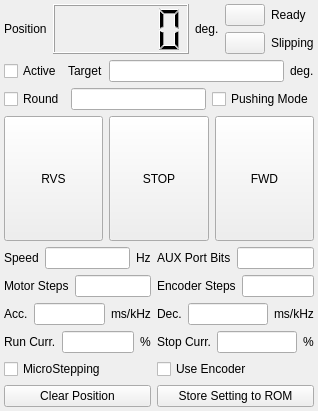
<?xml version="1.0" encoding="UTF-8"?>
<ui version="4.0">
 <class>FrmMotorDriver</class>
 <widget class="QMainWindow" name="FrmMotorDriver">
  <property name="geometry">
   <rect>
    <x>0</x>
    <y>0</y>
    <width>318</width>
    <height>411</height>
   </rect>
  </property>
  <property name="windowTitle">
   <string>Motor Driver</string>
  </property>
  <widget class="QWidget" name="widget">
   <layout class="QGridLayout" name="gridLayout">
    <property name="leftMargin">
     <number>4</number>
    </property>
    <property name="topMargin">
     <number>4</number>
    </property>
    <property name="rightMargin">
     <number>4</number>
    </property>
    <property name="bottomMargin">
     <number>4</number>
    </property>
    <item row="0" column="0" colspan="2">
     <layout class="QHBoxLayout" name="horizontalLayout_5">
      <item>
       <layout class="QHBoxLayout" name="horizontalLayout">
        <item>
         <widget class="QLabel" name="textLabel2_4">
          <property name="sizePolicy">
           <sizepolicy hsizetype="Preferred" vsizetype="Fixed">
            <horstretch>0</horstretch>
            <verstretch>0</verstretch>
           </sizepolicy>
          </property>
          <property name="text">
           <string>Position</string>
          </property>
          <property name="wordWrap">
           <bool>false</bool>
          </property>
         </widget>
        </item>
        <item>
         <widget class="QLCDNumber" name="m_lcdPosition">
          <property name="sizePolicy">
           <sizepolicy hsizetype="MinimumExpanding" vsizetype="Minimum">
            <horstretch>0</horstretch>
            <verstretch>0</verstretch>
           </sizepolicy>
          </property>
         </widget>
        </item>
        <item>
         <widget class="QLabel" name="textLabel2_5">
          <property name="sizePolicy">
           <sizepolicy hsizetype="Preferred" vsizetype="Fixed">
            <horstretch>0</horstretch>
            <verstretch>0</verstretch>
           </sizepolicy>
          </property>
          <property name="text">
           <string>deg.</string>
          </property>
          <property name="wordWrap">
           <bool>false</bool>
          </property>
         </widget>
        </item>
       </layout>
      </item>
      <item>
       <layout class="QVBoxLayout" name="verticalLayout">
        <item>
         <layout class="QHBoxLayout" name="horizontalLayout_3">
          <item>
           <widget class="QPushButton" name="m_ledReady">
            <property name="maximumSize">
             <size>
              <width>40</width>
              <height>16777215</height>
             </size>
            </property>
           </widget>
          </item>
          <item>
           <widget class="QLabel" name="textLabel2_10">
            <property name="sizePolicy">
             <sizepolicy hsizetype="Preferred" vsizetype="Fixed">
              <horstretch>0</horstretch>
              <verstretch>0</verstretch>
             </sizepolicy>
            </property>
            <property name="text">
             <string>Ready</string>
            </property>
            <property name="wordWrap">
             <bool>false</bool>
            </property>
           </widget>
          </item>
         </layout>
        </item>
        <item>
         <layout class="QHBoxLayout" name="horizontalLayout_4">
          <item>
           <widget class="QPushButton" name="m_ledSlipping">
            <property name="maximumSize">
             <size>
              <width>40</width>
              <height>16777215</height>
             </size>
            </property>
           </widget>
          </item>
          <item>
           <widget class="QLabel" name="textLabel2_11">
            <property name="sizePolicy">
             <sizepolicy hsizetype="Preferred" vsizetype="Fixed">
              <horstretch>0</horstretch>
              <verstretch>0</verstretch>
             </sizepolicy>
            </property>
            <property name="text">
             <string>Slipping</string>
            </property>
            <property name="wordWrap">
             <bool>false</bool>
            </property>
           </widget>
          </item>
         </layout>
        </item>
       </layout>
      </item>
     </layout>
    </item>
    <item row="1" column="0" colspan="2">
     <layout class="QHBoxLayout" name="horizontalLayout_9">
      <item>
       <widget class="QCheckBox" name="m_ckbActive">
        <property name="sizePolicy">
         <sizepolicy hsizetype="Fixed" vsizetype="Fixed">
          <horstretch>0</horstretch>
          <verstretch>0</verstretch>
         </sizepolicy>
        </property>
        <property name="text">
         <string>Active</string>
        </property>
       </widget>
      </item>
      <item>
       <layout class="QHBoxLayout" name="horizontalLayout_2">
        <item>
         <widget class="QLabel" name="textLabel2_6">
          <property name="sizePolicy">
           <sizepolicy hsizetype="Preferred" vsizetype="Fixed">
            <horstretch>0</horstretch>
            <verstretch>0</verstretch>
           </sizepolicy>
          </property>
          <property name="text">
           <string>Target</string>
          </property>
          <property name="wordWrap">
           <bool>false</bool>
          </property>
         </widget>
        </item>
        <item>
         <widget class="QLineEdit" name="m_edTarget"/>
        </item>
        <item>
         <widget class="QLabel" name="textLabel2_14">
          <property name="sizePolicy">
           <sizepolicy hsizetype="Preferred" vsizetype="Fixed">
            <horstretch>0</horstretch>
            <verstretch>0</verstretch>
           </sizepolicy>
          </property>
          <property name="text">
           <string>deg.</string>
          </property>
          <property name="wordWrap">
           <bool>false</bool>
          </property>
         </widget>
        </item>
       </layout>
      </item>
     </layout>
    </item>
    <item row="2" column="0" colspan="2">
     <layout class="QHBoxLayout" name="horizontalLayout_8">
      <item>
       <layout class="QHBoxLayout" name="horizontalLayout_7">
        <item>
         <widget class="QCheckBox" name="m_ckbRound">
          <property name="sizePolicy">
           <sizepolicy hsizetype="Fixed" vsizetype="Fixed">
            <horstretch>0</horstretch>
            <verstretch>0</verstretch>
           </sizepolicy>
          </property>
          <property name="text">
           <string>Round</string>
          </property>
         </widget>
        </item>
        <item>
         <widget class="QLineEdit" name="m_edRoundBy"/>
        </item>
       </layout>
      </item>
      <item>
       <widget class="QCheckBox" name="m_ckbPushing">
        <property name="sizePolicy">
         <sizepolicy hsizetype="Fixed" vsizetype="Fixed">
          <horstretch>0</horstretch>
          <verstretch>0</verstretch>
         </sizepolicy>
        </property>
        <property name="text">
         <string>Pushing Mode</string>
        </property>
       </widget>
      </item>
     </layout>
    </item>
    <item row="3" column="0" colspan="2">
     <layout class="QHBoxLayout" name="horizontalLayout_6">
      <item>
       <widget class="QPushButton" name="m_btnRVS">
        <property name="sizePolicy">
         <sizepolicy hsizetype="Preferred" vsizetype="Preferred">
          <horstretch>0</horstretch>
          <verstretch>0</verstretch>
         </sizepolicy>
        </property>
        <property name="text">
         <string>RVS</string>
        </property>
       </widget>
      </item>
      <item>
       <widget class="QPushButton" name="m_btnSTOP">
        <property name="sizePolicy">
         <sizepolicy hsizetype="Preferred" vsizetype="Preferred">
          <horstretch>0</horstretch>
          <verstretch>0</verstretch>
         </sizepolicy>
        </property>
        <property name="text">
         <string>STOP</string>
        </property>
       </widget>
      </item>
      <item>
       <widget class="QPushButton" name="m_btnFWD">
        <property name="sizePolicy">
         <sizepolicy hsizetype="Preferred" vsizetype="Preferred">
          <horstretch>0</horstretch>
          <verstretch>0</verstretch>
         </sizepolicy>
        </property>
        <property name="minimumSize">
         <size>
          <width>0</width>
          <height>20</height>
         </size>
        </property>
        <property name="text">
         <string>FWD</string>
        </property>
       </widget>
      </item>
     </layout>
    </item>
    <item row="4" column="0">
     <layout class="QVBoxLayout" name="verticalLayout_3">
      <item>
       <layout class="QHBoxLayout">
        <item>
         <widget class="QLabel" name="textLabel2_3">
          <property name="sizePolicy">
           <sizepolicy hsizetype="Preferred" vsizetype="Fixed">
            <horstretch>0</horstretch>
            <verstretch>0</verstretch>
           </sizepolicy>
          </property>
          <property name="text">
           <string>Speed</string>
          </property>
          <property name="wordWrap">
           <bool>false</bool>
          </property>
         </widget>
        </item>
        <item>
         <widget class="QLineEdit" name="m_edSpeed"/>
        </item>
        <item>
         <widget class="QLabel" name="textLabel3_2">
          <property name="sizePolicy">
           <sizepolicy hsizetype="Preferred" vsizetype="Fixed">
            <horstretch>0</horstretch>
            <verstretch>0</verstretch>
           </sizepolicy>
          </property>
          <property name="text">
           <string>Hz</string>
          </property>
          <property name="wordWrap">
           <bool>false</bool>
          </property>
         </widget>
        </item>
       </layout>
      </item>
      <item>
       <layout class="QHBoxLayout">
        <item>
         <widget class="QLabel" name="textLabel2">
          <property name="sizePolicy">
           <sizepolicy hsizetype="Preferred" vsizetype="Fixed">
            <horstretch>0</horstretch>
            <verstretch>0</verstretch>
           </sizepolicy>
          </property>
          <property name="text">
           <string>Motor Steps</string>
          </property>
          <property name="wordWrap">
           <bool>false</bool>
          </property>
         </widget>
        </item>
        <item>
         <widget class="QLineEdit" name="m_edStepMotor"/>
        </item>
       </layout>
      </item>
      <item>
       <layout class="QHBoxLayout" name="_2">
        <item>
         <widget class="QLabel" name="textLabel2_7">
          <property name="sizePolicy">
           <sizepolicy hsizetype="Preferred" vsizetype="Fixed">
            <horstretch>0</horstretch>
            <verstretch>0</verstretch>
           </sizepolicy>
          </property>
          <property name="text">
           <string>Acc.</string>
          </property>
          <property name="wordWrap">
           <bool>false</bool>
          </property>
         </widget>
        </item>
        <item>
         <widget class="QLineEdit" name="m_edTimeAcc"/>
        </item>
        <item>
         <widget class="QLabel" name="textLabel3_3">
          <property name="sizePolicy">
           <sizepolicy hsizetype="Preferred" vsizetype="Fixed">
            <horstretch>0</horstretch>
            <verstretch>0</verstretch>
           </sizepolicy>
          </property>
          <property name="text">
           <string>ms/kHz</string>
          </property>
          <property name="wordWrap">
           <bool>false</bool>
          </property>
         </widget>
        </item>
       </layout>
      </item>
      <item>
       <layout class="QHBoxLayout" name="_4">
        <item>
         <widget class="QLabel" name="textLabel2_2">
          <property name="sizePolicy">
           <sizepolicy hsizetype="Preferred" vsizetype="Fixed">
            <horstretch>0</horstretch>
            <verstretch>0</verstretch>
           </sizepolicy>
          </property>
          <property name="text">
           <string>Run Curr.</string>
          </property>
          <property name="wordWrap">
           <bool>false</bool>
          </property>
         </widget>
        </item>
        <item>
         <widget class="QLineEdit" name="m_edCurrRunning"/>
        </item>
        <item>
         <widget class="QLabel" name="textLabel3_5">
          <property name="sizePolicy">
           <sizepolicy hsizetype="Preferred" vsizetype="Fixed">
            <horstretch>0</horstretch>
            <verstretch>0</verstretch>
           </sizepolicy>
          </property>
          <property name="text">
           <string>%</string>
          </property>
          <property name="wordWrap">
           <bool>false</bool>
          </property>
         </widget>
        </item>
       </layout>
      </item>
      <item>
       <widget class="QCheckBox" name="m_ckbMicroStepping">
        <property name="sizePolicy">
         <sizepolicy hsizetype="Fixed" vsizetype="Fixed">
          <horstretch>0</horstretch>
          <verstretch>0</verstretch>
         </sizepolicy>
        </property>
        <property name="text">
         <string>MicroStepping</string>
        </property>
       </widget>
      </item>
      <item>
       <widget class="QPushButton" name="m_btnClear">
        <property name="text">
         <string>Clear Position</string>
        </property>
       </widget>
      </item>
     </layout>
    </item>
    <item row="4" column="1">
     <layout class="QVBoxLayout" name="verticalLayout_2">
      <item>
       <layout class="QHBoxLayout" name="_7">
        <item>
         <widget class="QLabel" name="textLabel2_13">
          <property name="sizePolicy">
           <sizepolicy hsizetype="Preferred" vsizetype="Fixed">
            <horstretch>0</horstretch>
            <verstretch>0</verstretch>
           </sizepolicy>
          </property>
          <property name="text">
           <string>AUX Port Bits</string>
          </property>
          <property name="wordWrap">
           <bool>false</bool>
          </property>
         </widget>
        </item>
        <item>
         <widget class="QLineEdit" name="m_edAUXBits"/>
        </item>
       </layout>
      </item>
      <item>
       <layout class="QHBoxLayout" name="_6">
        <item>
         <widget class="QLabel" name="textLabel2_12">
          <property name="sizePolicy">
           <sizepolicy hsizetype="Preferred" vsizetype="Fixed">
            <horstretch>0</horstretch>
            <verstretch>0</verstretch>
           </sizepolicy>
          </property>
          <property name="text">
           <string>Encoder Steps</string>
          </property>
          <property name="wordWrap">
           <bool>false</bool>
          </property>
         </widget>
        </item>
        <item>
         <widget class="QLineEdit" name="m_edStepEncoder"/>
        </item>
       </layout>
      </item>
      <item>
       <layout class="QHBoxLayout" name="_3">
        <item>
         <widget class="QLabel" name="textLabel2_8">
          <property name="sizePolicy">
           <sizepolicy hsizetype="Preferred" vsizetype="Fixed">
            <horstretch>0</horstretch>
            <verstretch>0</verstretch>
           </sizepolicy>
          </property>
          <property name="text">
           <string>Dec.</string>
          </property>
          <property name="wordWrap">
           <bool>false</bool>
          </property>
         </widget>
        </item>
        <item>
         <widget class="QLineEdit" name="m_edTimeDec"/>
        </item>
        <item>
         <widget class="QLabel" name="textLabel3_4">
          <property name="sizePolicy">
           <sizepolicy hsizetype="Preferred" vsizetype="Fixed">
            <horstretch>0</horstretch>
            <verstretch>0</verstretch>
           </sizepolicy>
          </property>
          <property name="text">
           <string>ms/kHz</string>
          </property>
          <property name="wordWrap">
           <bool>false</bool>
          </property>
         </widget>
        </item>
       </layout>
      </item>
      <item>
       <layout class="QHBoxLayout" name="_5">
        <item>
         <widget class="QLabel" name="textLabel2_9">
          <property name="sizePolicy">
           <sizepolicy hsizetype="Preferred" vsizetype="Fixed">
            <horstretch>0</horstretch>
            <verstretch>0</verstretch>
           </sizepolicy>
          </property>
          <property name="text">
           <string>Stop Curr.</string>
          </property>
          <property name="wordWrap">
           <bool>false</bool>
          </property>
         </widget>
        </item>
        <item>
         <widget class="QLineEdit" name="m_edCurrStopping"/>
        </item>
        <item>
         <widget class="QLabel" name="textLabel3_6">
          <property name="sizePolicy">
           <sizepolicy hsizetype="Preferred" vsizetype="Fixed">
            <horstretch>0</horstretch>
            <verstretch>0</verstretch>
           </sizepolicy>
          </property>
          <property name="text">
           <string>%</string>
          </property>
          <property name="wordWrap">
           <bool>false</bool>
          </property>
         </widget>
        </item>
       </layout>
      </item>
      <item>
       <widget class="QCheckBox" name="m_ckbHasEncoder">
        <property name="sizePolicy">
         <sizepolicy hsizetype="Fixed" vsizetype="Fixed">
          <horstretch>0</horstretch>
          <verstretch>0</verstretch>
         </sizepolicy>
        </property>
        <property name="text">
         <string>Use Encoder</string>
        </property>
       </widget>
      </item>
      <item>
       <widget class="QPushButton" name="m_btnStore">
        <property name="text">
         <string>Store Setting to ROM</string>
        </property>
       </widget>
      </item>
     </layout>
    </item>
   </layout>
  </widget>
 </widget>
 <layoutdefault spacing="6" margin="11"/>
 <pixmapfunction>qPixmapFromMimeSource</pixmapfunction>
 <tabstops>
  <tabstop>m_ckbActive</tabstop>
  <tabstop>m_ckbRound</tabstop>
  <tabstop>m_edRoundBy</tabstop>
  <tabstop>m_btnRVS</tabstop>
  <tabstop>m_btnSTOP</tabstop>
  <tabstop>m_btnFWD</tabstop>
  <tabstop>m_edSpeed</tabstop>
  <tabstop>m_edAUXBits</tabstop>
  <tabstop>m_edStepMotor</tabstop>
  <tabstop>m_edStepEncoder</tabstop>
  <tabstop>m_edTimeAcc</tabstop>
  <tabstop>m_edTimeDec</tabstop>
  <tabstop>m_edCurrRunning</tabstop>
  <tabstop>m_edCurrStopping</tabstop>
  <tabstop>m_ckbMicroStepping</tabstop>
  <tabstop>m_ckbHasEncoder</tabstop>
  <tabstop>m_btnClear</tabstop>
  <tabstop>m_btnStore</tabstop>
 </tabstops>
 <resources/>
 <connections/>
</ui>
